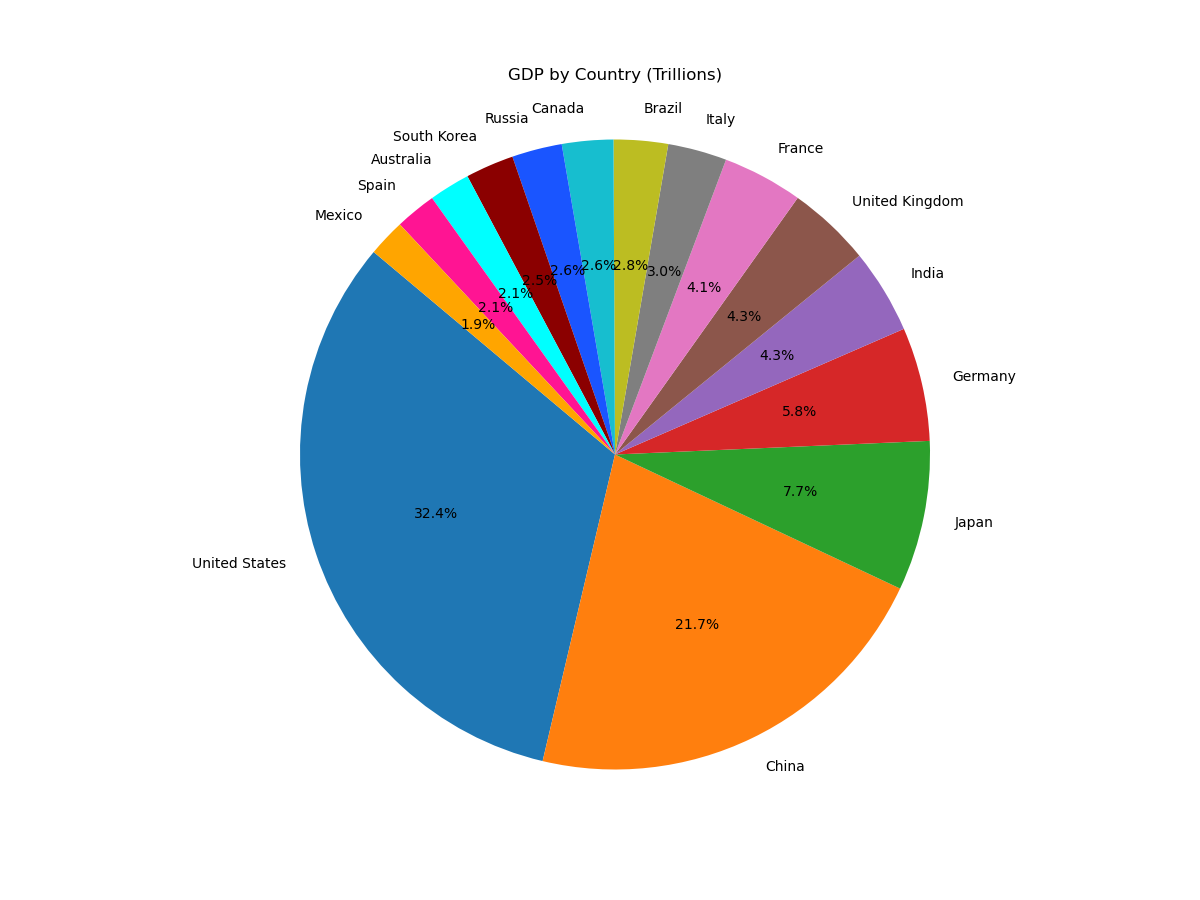

This figure's Python source:

import matplotlib.pyplot as plt

# Data
countries = ['United States', 'China', 'Japan', 'Germany', 'India', 
             'United Kingdom', 'France', 'Italy', 'Brazil', 'Canada', 
             'Russia', 'South Korea', 'Australia', 'Spain', 'Mexico']
gdp = [21.43, 14.34, 5.08, 3.86, 2.87,
       2.83, 2.72, 2.00, 1.84, 1.74,
       1.70, 1.64, 1.39, 1.39, 1.27]

# Colors
colors = ['#1f77b4', '#ff7f0e', '#2ca02c', '#d62728', '#9467bd',
          '#8c564b', '#e377c2', '#7f7f7f', '#bcbd22', '#17becf',
          '#1a55FF', '#8B0000', '#00FFFF', '#FF1493', '#FFA500']

# Pie chart
fig, ax = plt.subplots(figsize=(12, 9))  # Width, Height of the chart
ax.pie(gdp, labels=countries, colors=colors, autopct='%1.1f%%', startangle=140)
ax.axis('equal')  # Equal aspect ratio ensures that pie is drawn as a circle.

plt.title('GDP by Country (Trillions)', pad=20)
plt.show()
